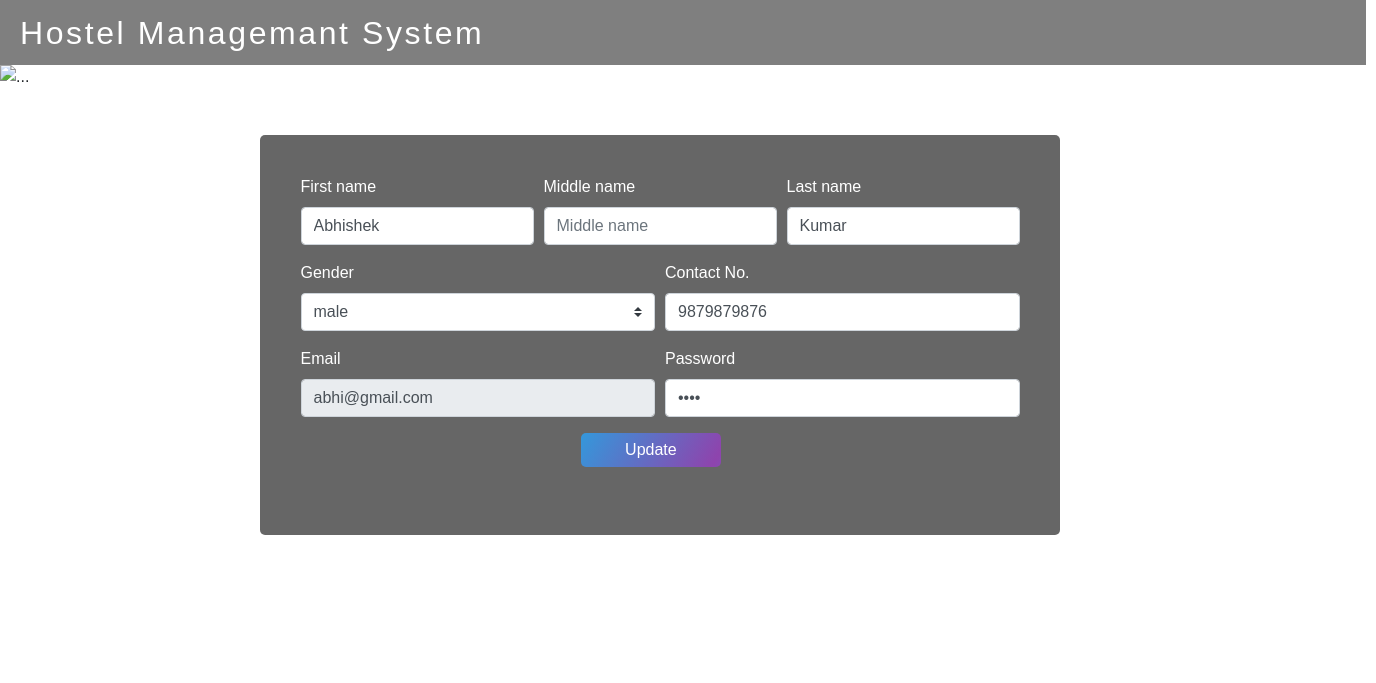
/2update.php?email=abhi@gmail.com, run on the app's committed database.
### tables this page shows
CREATE TABLE `user_signup` (
  `first_name` varchar(20) NOT NULL,
  `middle_name` varchar(20) DEFAULT NULL,
  `last_name` varchar(20) DEFAULT NULL,
  `gender` varchar(10) NOT NULL,
  `contact` varchar(10) NOT NULL,
  `email` varchar(50) NOT NULL,
  `password` varchar(50) NOT NULL,
  `time` timestamp NOT NULL DEFAULT current_timestamp()
);

### 2update.php (the view, shortened to what this page needs)
<?php
   $email = $_GET['email'];
   $sql = "SELECT * FROM user_signup WHERE email='$email'";
             $result = mysqli_query($conn, $sql);
             $final = mysqli_fetch_all($result, MYSQLI_ASSOC);
			 $first_name=$final[0]['first_name'];
			 $middle_name= $final[0]['middle_name'];
			 $last_name=$final[0]['last_name'];
			 $gender=$final[0]['gender'];
			 $contact=$final[0]['contact'];
			 $password=$final[0]['password'];
?>
<!DOCTYPE html>
<html lang="en">
  <head>
    <link rel="stylesheet" href="https://stackpath.bootstrapcdn.com/bootstrap/4.3.1/css/bootstrap.min.css">
  </head>
  <body>
        <div class="header">
             <h2 class="text_style">Hostel Managemant System</h2>
        </div>
      <div class="main">
            <div id="carouselExampleIndicators" class="carousel slide" data-ride="carousel">
                   <ol class="carousel-indicators">
                   <li data-target="#carouselExampleIndicators" data-slide-to="0" class="active"></li>
                   <li data-target="#carouselExampleIndicators" data-slide-to="1"></li>
                   <li data-target="#carouselExampleIndicators" data-slide-to="2"></li>
           </ol>
                     <div class="carousel-indicators login-box">
<form action="2update.php" method="POST" onsubmit="return validation()">
  <div class="form-row">
    <div class="form-group col-md-4">
      <label for="first_name">First name</label>
      <input type="text" name="first_name" class="form-control" id="first_name" placeholder="First name" value="<?php echo htmlspecialchars($first_name)?>" />
    </div>
    <div class="form-group col-md-4">
      <label for="middle_name">Middle name</label>
      <input type="text" name="middle_name" class="form-control" id="middle_name" placeholder="Middle name" value="<?php echo htmlspecialchars($middle_name)?>" />
    </div>
     <div class="form-group col-md-4">
      <label for="last_name">Last name</label>
      <input type="text" name="last_name" class="form-control" id="last_name" placeholder="Last name"  value="<?php echo htmlspecialchars($last_name)?>" />
    </div>
  </div>
   <div class="form-row">
   <div class="form-group col-md-6">
      <label for="gender">Gender</label>
        <select class="custom-select" name="gender" id="gender" value="<?php echo htmlspecialchars($gender)?>">
        <option value="<?php echo htmlspecialchars($gender)?>" selected><?php echo htmlspecialchars($gender)?></option>
      </select>
    </div>
    <div class="form-group col-md-6">
      <label for="phone">Contact No.</label>
      <input type="numbers" name="contact" class="form-control" id="phone" placeholder="phone" value="<?php echo htmlspecialchars($contact)?>" />
    </div>
  </div>
   <div class="form-row">
    <div class="form-group col-md-6">
      <label for="email">Email</label>
      <input type="email" name="email" class="form-control" id="email" placeholder="Email" value="<?php echo htmlspecialchars($email)?>"  readonly />
    </div>
    <div class="form-group col-md-6">
      <label for="password">Password</label>
      <input type="password" name="password"  class="form-control" id="password" placeholder="Password" value="<?php echo htmlspecialchars($password)?>" />
    </div>
  </div>
  <button id="signup" type="submit" name="submit" value="submit" class="logbtn">Update</button>
</form>
                     </div>
          <div class="carousel-inner">
                        <div class="carousel-item active" data-interval="4000">
                   <img src="1.jpg" class="d-block w-100" alt="..." width=1366px height=590px;>
            </div>
                </div>
                       <a class="carousel-control-prev" href="#carouselExampleIndicators" role="button" data-slide="prev">
                 <span class="carousel-control-prev-icon" aria-hidden="true"></span>
                   </a>
             <a class="carousel-control-next" href="#carouselExampleIndicators" role="button" data-slide="next">
               <span class="carousel-control-next-icon" aria-hidden="true"></span>
               </a>
            </div>
       </div>
  </body>
</html>

### 2update.php (style rules this page uses)
.login-box { width: 800px; height: 400px; background: rgba(0, 0, 0, 0.6); color: #fff; border-radius: 5px; margin: 120px 200px 120px 260px; padding: 40px 0px; }
.main { width:1366px; height: 590px; }
.header { background-color: rgba(0,0,0, 0.5); width:1366px; height:65px; text-decoration: white; }
body { margin: 0px; padding: 0px; font-family: sans-serif; }
.logbtn { display: block; width: 140px; height: 34px; border: none; background: linear-gradient(120deg,#3498db,#8e44ad,#3498db); background-size: 200%; color: #fff; outline: none; cursor: pointer; transition: .5s; border-radius: 5px; }
.text_style { color: white; font-family: sans-serif; padding: 14px 0px 0px 20px; width: 500px; letter-spacing: 2.6px; }
#signup { text-align: center; margin-left:39%; margin-right:35%; }

### data on the page
user_signup: first_name "Abhishek", last_name "Kumar", gender "male", contact "9879879876"
